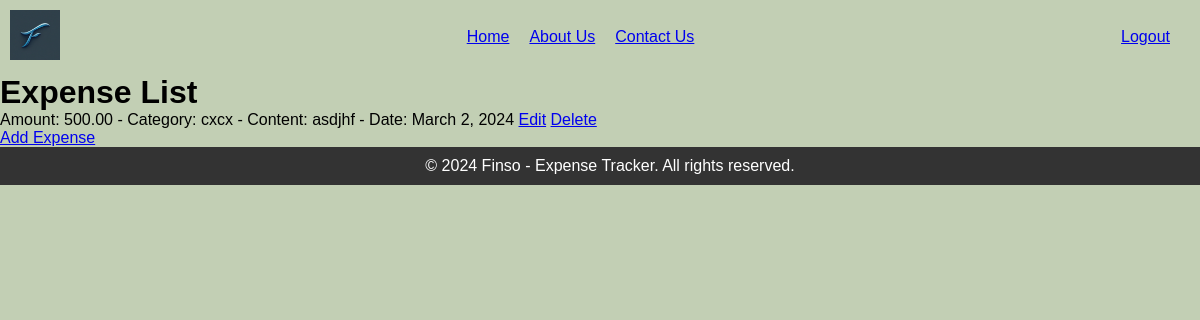
Screenshot of /expenses/ (signed in) with the database file from the repository.
### Finso_app/models.py (models this page shows, shortened)
class Expense(models.Model):
    user = models.ForeignKey(User, on_delete=models.CASCADE)
    amount = models.DecimalField(max_digits=10, decimal_places=2)
    category = models.ForeignKey('Category', on_delete=models.CASCADE)
    content = models.TextField()
    date = models.DateField(auto_now_add=True)

class Category(models.Model):
    user = models.ForeignKey(User, on_delete=models.CASCADE)
    name = models.CharField(max_length=255)
    budget_limit = models.DecimalField(max_digits=10, decimal_places=2, default=True, null=False )
    def __str__(self):
        return self.name

### Finso_app/views.py (the view)
# urls.py: path('expenses/', views.expense_list, name='expense_list'),
@login_required
def expense_list(request):
    expenses = Expense.objects.filter(user=request.user)
    return render(request, 'expense_list.html', {'expenses': expenses})

### Finso_app/templates/expense_list.html (shortened to what this page needs)
{% extends 'base.html' %}
{% block content %}
    <h1>Expense List</h1>
    <ul>
        {% for expense in expenses %}
            <li>
                Amount: {{ expense.amount }} - Category: {{ expense.category }} - Content: {{ expense.content }} - Date: {{ expense.date }}
                <a href="{% url 'edit_expense' expense_id=expense.id %}">Edit</a>
                <a href="{% url 'delete_expense' expense_id=expense.id %}">Delete</a>
            </li>
        {% endfor %}
    </ul>
    <a href="{% url 'add_expense' %}">Add Expense</a>
{% endblock %}

### Finso_app/static/base_home.css (style rules this page uses)
body, h1, h2, h3, p, ul, li { margin: 0; padding: 0; }
body { font-family: 'Arial', sans-serif; background-color: #c2cfb4; max-width: 100vw; overflow-x: hidden; }

### rows the page displays
Expense: amount "500.00", category "cxcx", content "asdjhf", date "March 2, 2024"
